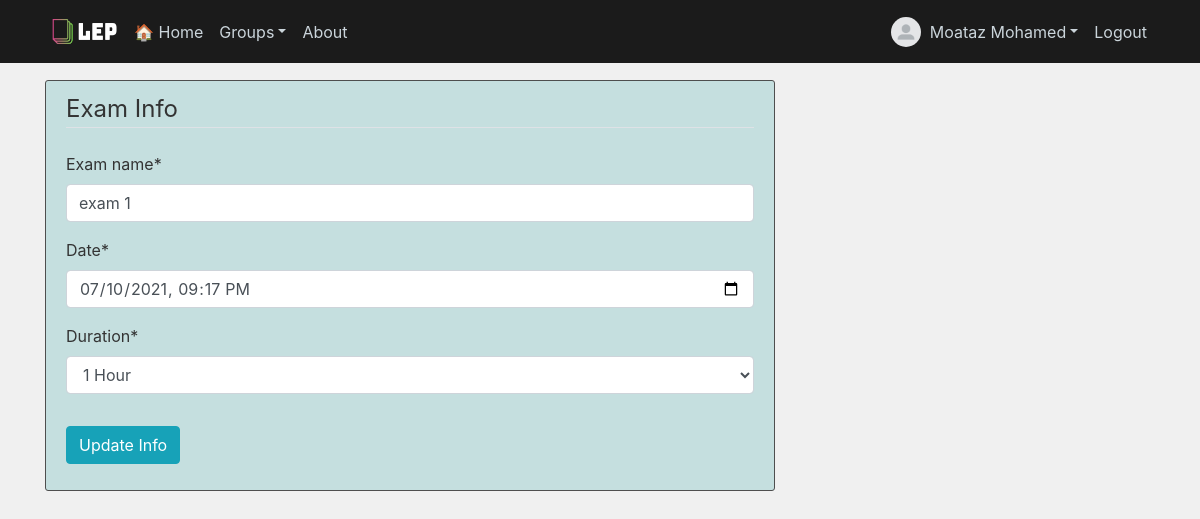
The app's page /group/LEP/exam/exam 1/edit/ (signed in) with its own data.
### accounts/models.py (models this page shows, shortened)
class User(AbstractBaseUser):
    image        = models.ImageField(default='default.jpg', upload_to='profile_pics')
    email        = models.EmailField(max_length=255,unique=True)
    first_name   = models.CharField(max_length=30)
    last_name    = models.CharField(max_length=30)
    account_types = [
    ('student', 'Student'),
    ('teacher', 'Teacher'),
    ('manager', 'Manager') ]
    account_type = models.CharField(choices=account_types, max_length=7)
    active       = models.BooleanField(default=True)
    staff        = models.BooleanField(default=False)
    admin        = models.BooleanField(default=False)
    no_of_groups = models.IntegerField(default=0)
    USERNAME_FIELD  = 'email'
    REQUIRED_FIELDS = []
    def get_full_name(self):
        full_name = self.first_name + ' ' + self.last_name
        return full_name
    objects = UserManager()

### exams/models.py (models this page shows, shortened)
class Exam(models.Model):
    exam_name     = models.CharField(max_length=50, unique=True)
    group         = models.CharField(max_length=50, default='group')
    date          = models.DateTimeField()
    created_date  = models.DateTimeField(default=datetime.now)
    created_by    = models.CharField(max_length=50)
    duration      = models.DurationField(default=timedelta(seconds=0))
    times = [
        (30,'30 Minutes'),
        (60,'1 Hour'),
        (90,'1 Hr 30 Mins'),
        (120,'2 Hours'),
        (150,'2 Hrs 30 Mins'),
        (180,'3 Hours')
    ]
    disp_duration = models.IntegerField(choices=times)
    mcq_questions = models.IntegerField()
    tf_questions = models.IntegerField()
    no_of_questions = models.IntegerField(default=0)
    exam_model = models.BooleanField(default=False)

### exams/views.py (the view)
# urls.py: path('group/<name>/exam/<exam>/edit/', exam_edit_view, name='exam-edit'),
@login_required
def exam_edit_view(request, name, exam):
    group_obj = Group.objects.get(group_name=name)
    group_name = group_obj.group_name
    exam_obj = Exam.objects.get(exam_name=exam)
    exam_name = exam_obj.exam_name
    if request.method == "POST":
        edit_form = ExamEditForm(request.POST, request.FILES, instance=exam_obj)
        if edit_form.is_valid():
            upd_exam_name = edit_form.cleaned_data.get('exam_name')
            duration = edit_form.cleaned_data.get('disp_duration')
            exam_obj.duration = timedelta(minutes=duration)
            exam_obj.save()
            edit_form.save()
            messages.success(request, f'Successfully edited {exam_name}')
            return redirect('group-manage' , name=group_name)
    else:
        edit_form = ExamEditForm(instance=exam_obj)
    context = {
        'edit_form' : edit_form,
        'exam' : exam_name
    }
    return render(request, 'exams/exam-edit.html', context)

### exams/forms.py
class ExamEditForm(forms.ModelForm):
    class Meta:
        model = Exam
        fields = ['exam_name', 'date', 'disp_duration']
        labels = {
            'disp_duration' : 'Duration',
        }
        widgets = {
            'date': forms.DateInput(attrs={'type': 'datetime-local'}, format='%Y-%m-%dT%H:%M'),
        }
    def __init__(self, *args, **kwargs):
        super(ExamEditForm, self).__init__(*args, **kwargs)
        self.fields['date'].input_formats = ('%Y-%m-%dT%H:%M',)

### exams/templates/exams/exam-edit.html (shortened to what this page needs)
{% extends 'main/base.html' %}
{% load crispy_forms_tags %}
{% block content %}
<div class="content-section">
    <form method="POST"> {% csrf_token %}
        <fieldset class="form-group">
            <legend class="border-bottom mb-4">Exam Info</legend>
            {{ edit_form|crispy }}
        </fieldset>
        <div class="form-group">
            <button class="btn btn-info" type="submit">Update Info</button>
        </div>
    </form>
</div>
{% endblock content %}

### main/templates/main/base.html (shortened to what this page needs)
{% load static %}
<!DOCTYPE html>
<html>
    <head>
        <link rel="stylesheet" href="https://maxcdn.bootstrapcdn.com/bootstrap/4.0.0/css/bootstrap.min.css">
        <link rel="stylesheet" href="https://use.fontawesome.com/releases/v5.0.10/css/all.css">
        <link rel="stylesheet" href="https://cdn.jsdelivr.net/npm/bootstrap@4.5.3/dist/css/bootstrap.min.css">
        <link rel="stylesheet" type="text/css" href="{% static 'main/main.css' %}">
        <link rel="stylesheet" type="text/css" href="{% static 'main/checkbox.css' %}">
    </head>
<body>
    <header class="site-header">
      <nav class="navbar navbar-expand-md navbar-dark bg-steel fixed-top">
        <div class="container">
          <img class="logo" src="/media/logo/lep_logo2.png">
          <div class="collapse navbar-collapse" id="navbarToggle">
            <div class="navbar-nav mr-auto">
              <a class="nav-item nav-link" href="{% url 'home-page' %}">🏠 Home</a>
              <li class="nav-item dropdown">
                <a class="nav-link dropdown-toggle" id="navbarDropdown" role="button" data-toggle="dropdown" aria-haspopup="true" aria-expanded="false">Groups</a>
              </li>
              <a class="nav-item nav-link" href="{% url 'about' %}">About</a>
            </div>
            <div class="navbar-nav">
              {% if user.is_authenticated %}
                <img class="rounded-circle profile-img" src="{{ user.image.url }}">
                <li class="nav-item dropdown">
                  <a class="nav-link dropdown-toggle" id="profileDropdown" role="button" data-toggle="dropdown" aria-haspopup="true" aria-expanded="false">{{ user.get_full_name }}</a>
                </li>
                <a class="nav-item nav-link" href="{% url 'logout' %}">Logout</a>
              {% else %}
                <a class="nav-item nav-link" href="{% url 'login' %}">Login</a>
                <a class="nav-item nav-link" href="{% url 'register' %}">Register</a>
              {% endif %}
            </div>
          </div>
        </div>
      </nav>
    </header>
    <main role="main" class="container">
      <div class="row">
        <div class="col-md-8">
          {% block content %}{% endblock %}
        </div>
      </div>
    </main>
  </body>
</html>

### main/static/main/main.css (style rules this page uses)
body { background: #f0f0f0; color: #333333; margin-top: 5rem; }
.bg-steel { background-color: #1b1b1b; }
.site-header .navbar-nav .nav-link { color: #cbd5db; }
.content-section { background: #c5dfdf; padding: 10px 20px; border: 1px solid #4e4e4e; border-radius: 3px; margin-bottom: 20px; }
.profile-img { height: 30px; width: 30px; margin-top: 5px; margin-right: 1px; margin-bottom: 1px; }
.logo { height: 45px; width: 80px; margin-top: 1px; margin-right: 1px; margin-bottom: 1px; }
a { color: #17a2b8; }

### records on screen
User: image (placeholder picture), get_full_name "Moataz Mohamed"
Exam: exam_name "exam 1", date "07/10/2021 21:17", disp_duration "1 Hour"
